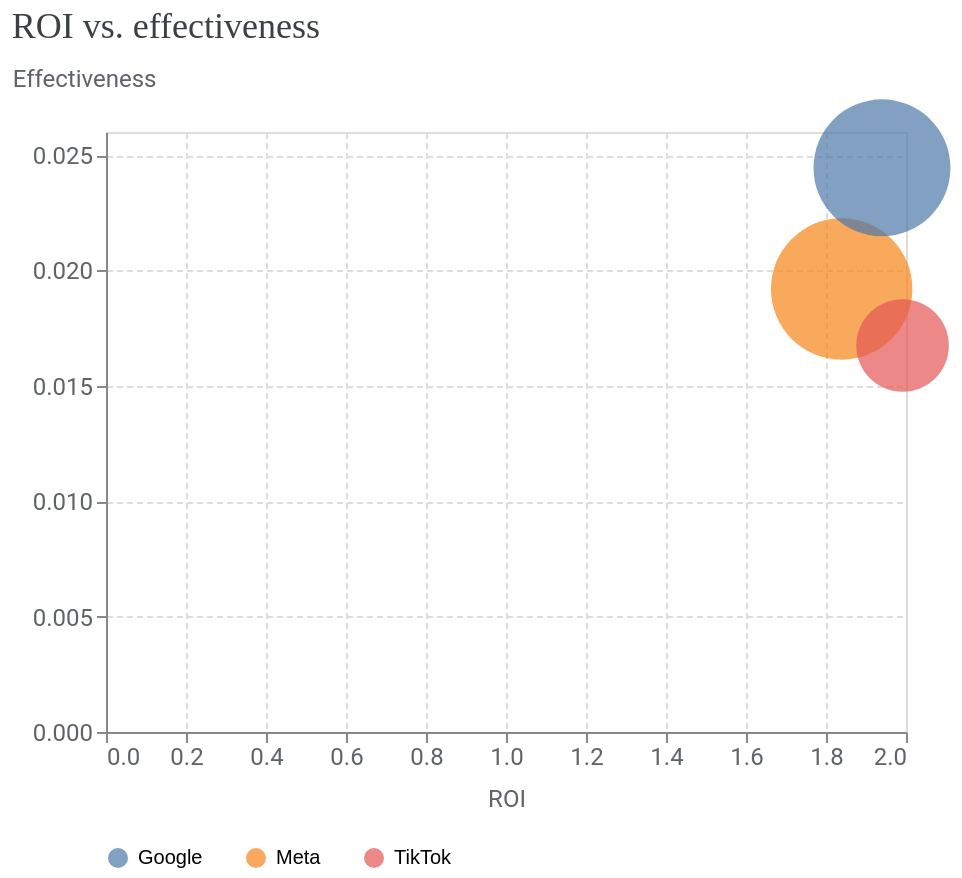

The code cell stored with this chart in its notebook:
### Code cell
media_summary.plot_roi_vs_effectiveness()

### Figure 1 — Vega-Lite specification as saved in the notebook (floating-point values rounded to 4 significant figures)
{"config": {"view": {"continuousWidth": 300, "continuousHeight": 300}, "axis": {"gridDash": [3, 2], "labelColor": "#5F6368", "labelFont": "Roboto", "labelFontSize": 12, "titleColor": "#5F6368", "titleFont": "Roboto", "titleFontSize": 12, "titleFontWeight": "normal", "titlePadding": 10}}, "data": {"name": "data-b537604447aa09b44393fedddf4bd82f"}, "mark": {"type": "circle", "size": 80, "tooltip": true}, "encoding": {"color": {"field": "channel", "legend": {"columnPadding": 20, "columns": 7, "orient": "bottom", "rowPadding": 10, "title": null}, "type": "nominal"}, "size": {"field": "spend", "legend": null, "scale": {"range": [100, 5000]}, "type": "quantitative"}, "x": {"field": "roi", "scale": {}, "title": "ROI", "type": "quantitative"}, "y": {"axis": {"titleAlign": "left", "titleAngle": 0, "titleY": -20}, "field": "effectiveness", "scale": {}, "title": "Effectiveness", "type": "quantitative"}}, "title": {"text": "ROI vs. effectiveness", "anchor": "start", "color": "#3C4043", "font": "Google Sans Display", "fontSize": 18, "fontWeight": "normal", "offset": 10}, "width": 400, "$schema": "https://vega.github.io/schema/vega-lite/v5.20.1.json", "datasets": {"data-b537604447aa09b44393fedddf4bd82f": [{"channel": "Meta", "roi": 1.839, "effectiveness": 0.0192, "spend": 629800.0}, {"channel": "Google", "roi": 1.94, "effectiveness": 0.02445, "spend": 589300.0}, {"channel": "TikTok", "roi": 1.991, "effectiveness": 0.01675, "spend": 262600.0}]}}
